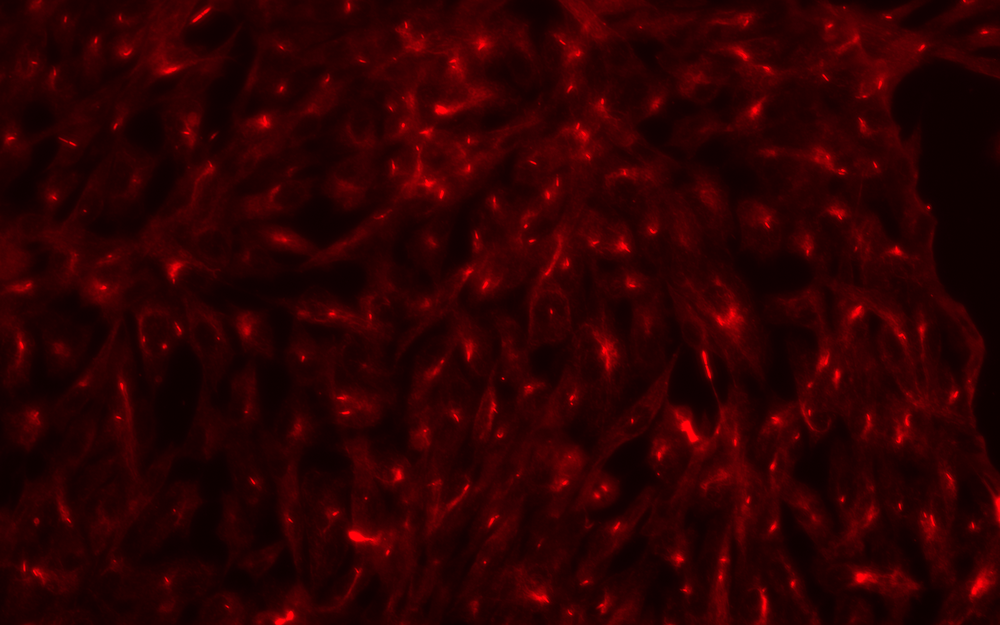
#> input picture IF-images/CiliaFormation/RPE/RPE_rgb_CH(561)_CH3.png, 1000 x 625 px, shrunk from 1920 x 1200 before the run, found by its file name
$ python test_detect.py
#> lines starting #> are read from the running program, lines starting #| are printed output that depends on the picture; after the words box and inside, x2 and y2 are one past the last pixel; in counts of white or black regions, pixels touching at a corner belong together
### image_core/cilia_detection/detector.py
import cv2
import numpy as np
import os

def detect_cilia(image_path, save_path=None):
    image = cv2.imread(image_path)
#> image is the input picture: shape (625, 1000, 3); mean B, G, R 1.5, 0, 47

    if image is None:
        raise ValueError("Image not found or invalid format.")

    gray = cv2.cvtColor(image, cv2.COLOR_BGR2GRAY)
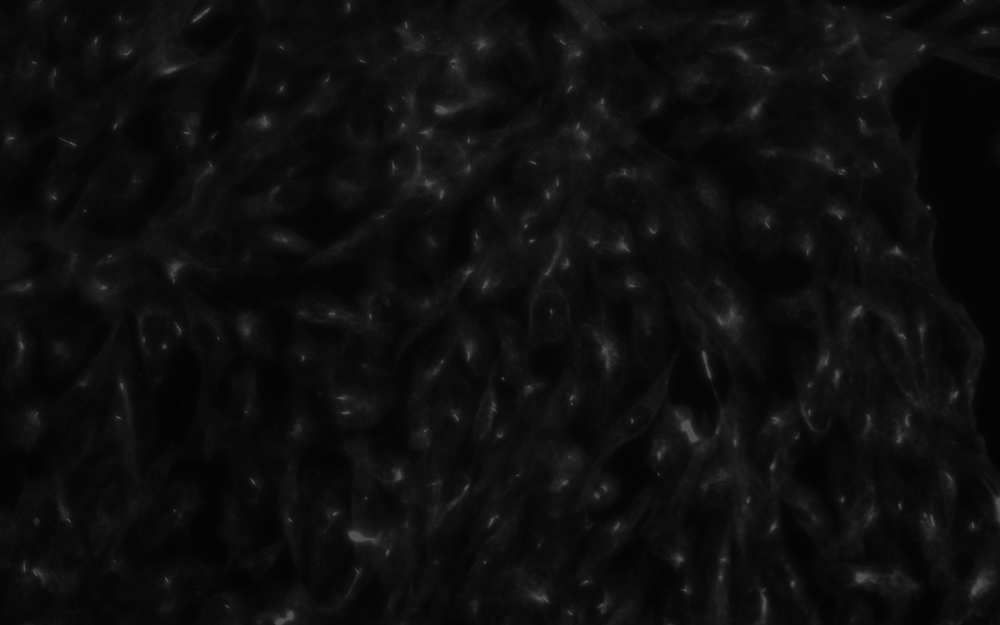
#> gray: shape (625, 1000); min 4, max 77, mean 14.2
    blurred = cv2.GaussianBlur(gray, (5, 5), 0)
    _, thresh = cv2.threshold(blurred, 40, 255, cv2.THRESH_BINARY)
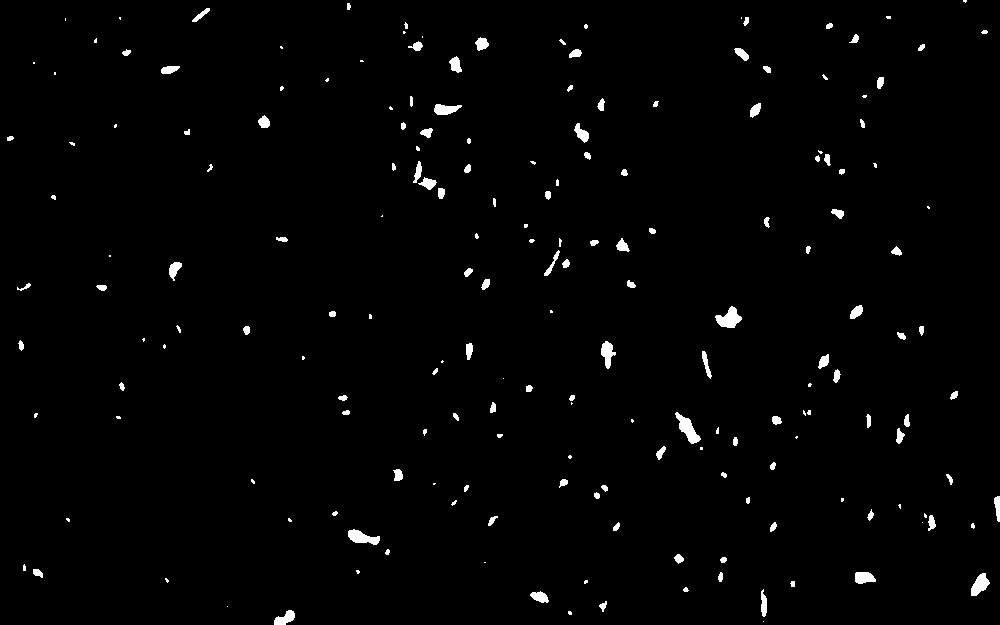
#> thresh: shape (625, 1000); 1.5% white; 191 white regions (70 under 20 px), largest, box (x1, y1, x2, y2) and area: (675, 412, 701, 444) 346, (715, 306, 742, 328) 337, (348, 529, 380, 545) 293

    # Morphology (clean up)
    kernel = cv2.getStructuringElement(cv2.MORPH_ELLIPSE, (3, 3))
    processed = cv2.morphologyEx(thresh, cv2.MORPH_OPEN, kernel, iterations=2)
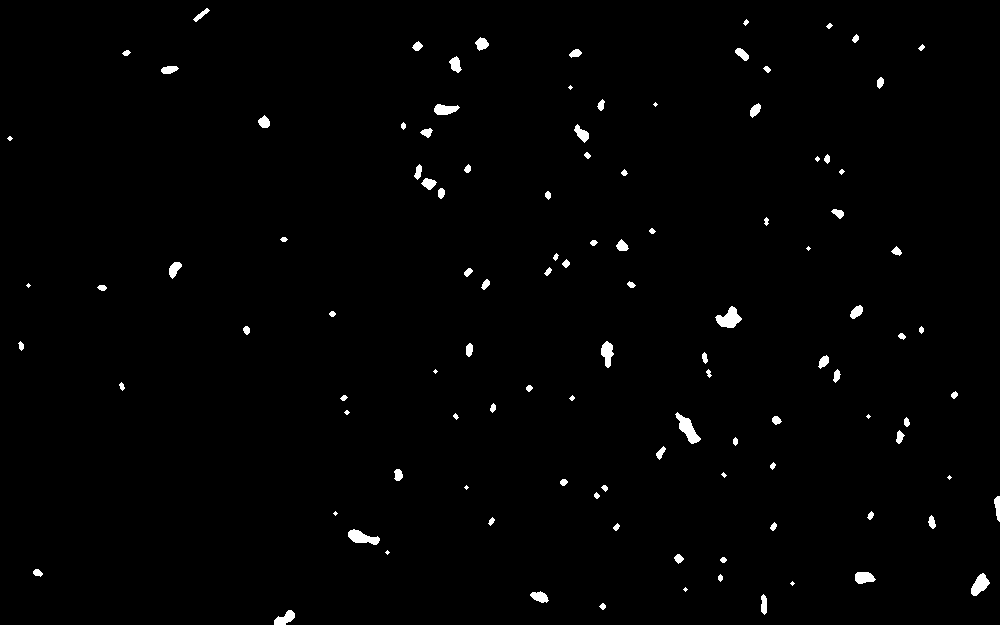
#> processed: shape (625, 1000); 1.1% white; 109 white regions (16 under 20 px)

    # Detect contours (cilia)
    contours, _ = cv2.findContours(processed, cv2.RETR_EXTERNAL, cv2.CHAIN_APPROX_SIMPLE)
#> contours = 109 contours, 25 with area under 20; largest, box (x1, y1, x2, y2) and area: (675, 412, 701, 444) 304, (715, 306, 742, 328) 299, (348, 529, 380, 545) 252, (971, 573, 990, 596) 224, (601, 341, 614, 368) 190
    cilia_count = len(contours)
#> cilia_count = 109

    # Draw bounding boxes
    for cnt in contours:
        x, y, w, h = cv2.boundingRect(cnt)
        cv2.rectangle(image, (x, y), (x + w, y + h), (0, 255, 0), 1)
#> this loop made 109 passes
#> (x, y, w, h) on passes 1, 2, 3, 4, 7, 8, 9, 10, 11, 12, 14, 15: (274, 610, 21, 15), (599, 603, 7, 7), (761, 594, 6, 21), (530, 591, 19, 12), (718, 574, 5, 8), (971, 573, 19, 23), (855, 572, 21, 12), (33, 569, 10, 8), (720, 557, 7, 6), (674, 554, 10, 10), (348, 529, 32, 16), (613, 523, 7, 8)
#> (cnt, x, y, w, h) on passes 5, 6, 13, 20, 24, 26: ([[685, 587], [683, 589], [685, 591], [687, 589]], 683, 587, 5, 5), ([[792, 581], [790, 583], [792, 585], [794, 583]], 790, 581, 5, 5), ([[387, 550], [385, 552], [387, 554], [389, 552]], 385, 550, 5, 5), ([[335, 511], [333, 513], [335, 515], [337, 513]], 333, 511, 5, 5), ([[466, 485], [464, 487], [466, 489], [468, 487]], 464, 485, 5, 5), ([[949, 475], [947, 477], [949, 479], [951, 477]], 947, 475, 5, 5)
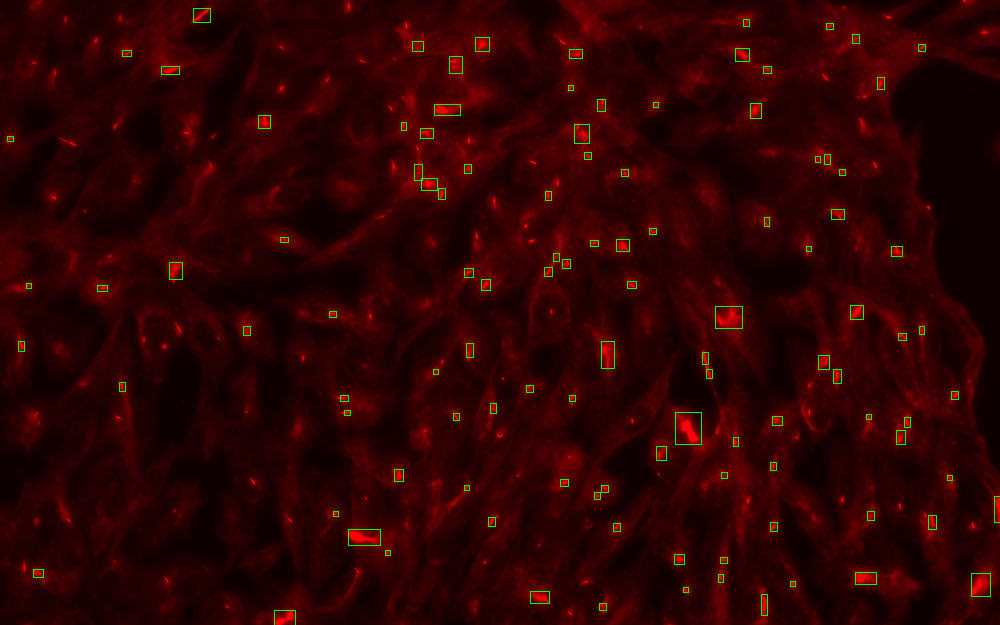
#> image: shape (625, 1000, 3); 0.66% of pixels changed, all inside (x1, y1, x2, y2) = (7, 8, 1000, 625)

    if save_path:
        cv2.imwrite(save_path, image)

    return {
        "cilia_count": cilia_count,
        "output_image": save_path
    }

### image_core/test_detect.py
from cilia_detection.detector import detect_cilia

# result = detect_cilia("sampleMerged.png", save_path="outputMerged.png")
result = detect_cilia(r"C:\Users\Ifeanyi Enekwa\Web dev projects\ciliasync\IF-images\CiliaFormation\RPE\RPE_rgb_CH(561)_CH3.png",
save_path=r"C:\Users\Ifeanyi Enekwa\Web dev projects\ciliasync\IF-images\CiliaFormation\RPE\counts\Red40.png")
#> result = 2 items
print(result)
#| {'cilia_count': 109, 'output_image': 'C:\\Users\\Ifeanyi Enekwa\\Web dev projects\\ciliasync\\IF-images\\CiliaFormation\\RPE\\counts\\Red40.png'}
